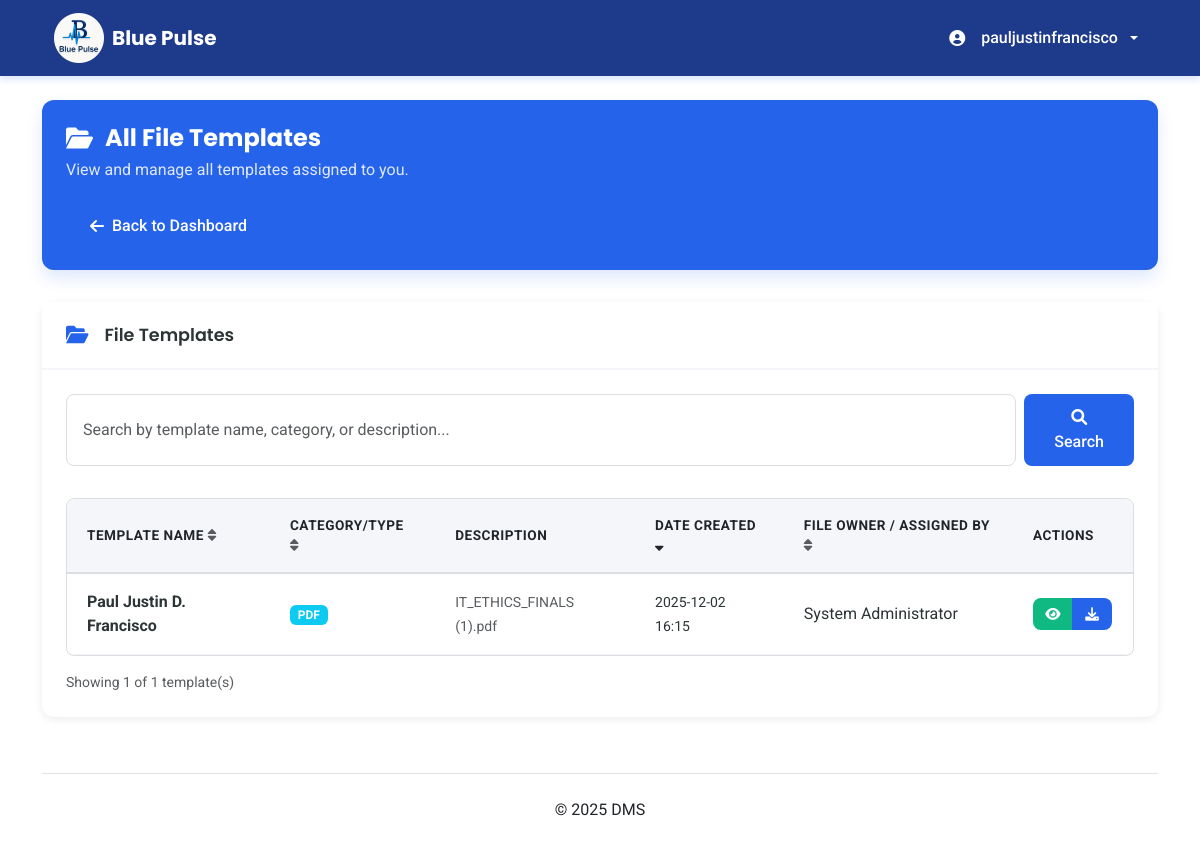
The page /view_all_templates.php (signed in) on the database its author committed.
### tables this page shows
CREATE TABLE `files` (
  `id` int(11) NOT NULL,
  `name` varchar(255) NOT NULL,
  `original_filename` varchar(255) NOT NULL,
  `mime_type` varchar(100) NOT NULL,
  `size` bigint(20) NOT NULL,
  `file_path` varchar(500) NOT NULL,
  `uploader_id` int(11) NOT NULL,
  `upload_date` timestamp NOT NULL DEFAULT current_timestamp()
);

CREATE TABLE `users` (
  `id` int(11) NOT NULL,
  `name` varchar(100) NOT NULL,
  `email` varchar(100) NOT NULL,
  `username` varchar(100) DEFAULT NULL,
  `password` varchar(255) NOT NULL,
  `password_hash` varchar(255) DEFAULT NULL,
  `role` enum('admin','doctor','patient') NOT NULL DEFAULT 'patient',
  `user_type_id` int(11) DEFAULT NULL,
  `force_password_change` tinyint(1) NOT NULL DEFAULT 0,
  `created_by` int(11) DEFAULT NULL,
  `created_at` timestamp NOT NULL DEFAULT current_timestamp(),
  `updated_at` timestamp NOT NULL DEFAULT current_timestamp() ON UPDATE current_timestamp()
);

### view_all_templates.php (the view, shortened to what this page needs)
<?php
require_once __DIR__ . '/includes/db_connect.php';
$userId = (int)$_SESSION['user_id'];
$userName = $_SESSION['user_name'] ?? '';
$userTypeId = (int)($_SESSION['user_type_id'] ?? 0);
$perPage = 10;
$page = isset($_GET['page']) ? max(1, (int)$_GET['page']) : 1;
$offset = ($page - 1) * $perPage;
$search = isset($_GET['search']) ? trim($_GET['search']) : '';
$sortColumn = isset($_GET['sort']) ? $_GET['sort'] : 'upload_date';
$sortOrder = isset($_GET['order']) && strtoupper($_GET['order']) === 'ASC' ? 'ASC' : 'DESC';
$sortOrder = strtoupper($sortOrder) === 'ASC' ? 'ASC' : 'DESC';
function fetchPermittedTemplates(PDO $pdo, int $userId, int $userTypeId, string $search = '', string $sortColumn = 'upload_date', string $sortOrder = 'DESC', int $offset = 0, int $perPage = 10): array {
    $sql = "
        SELECT f.id, f.name, f.original_filename, f.mime_type, f.size, f.upload_date,
               u.name AS uploader_name,
               COALESCE(MAX(CASE WHEN fp.can_download=1 THEN 1 ELSE 0 END),0) AS can_download
        FROM files f
        JOIN users ua ON ua.id = f.uploader_id AND ua.role = 'admin'
        JOIN file_permissions fp ON fp.file_id = f.id
        LEFT JOIN users u ON u.id = f.uploader_id
        WHERE (fp.user_type_id = :ut OR fp.user_id = :uid)
    ";
    $params = [':ut' => $userTypeId, ':uid' => $userId];
    $sql .= " GROUP BY f.id, f.name, f.original_filename, f.mime_type, f.size, f.upload_date, u.name";
    $sortColumnMap = [
        'name' => 'f.name',
        'mime_type' => 'f.mime_type',
        'upload_date' => 'f.upload_date',
        'uploader_name' => 'u.name'
    ];
    $actualSortColumn = $sortColumnMap[$sortColumn] ?? 'f.upload_date';
    $sql .= " ORDER BY " . $actualSortColumn . " " . $sortOrder;
    $countSql = "
        SELECT COUNT(DISTINCT f.id) as total
        FROM files f
        JOIN users ua ON ua.id = f.uploader_id AND ua.role = 'admin'
        JOIN file_permissions fp ON fp.file_id = f.id
        WHERE (fp.user_type_id = :ut OR fp.user_id = :uid)
    ";
    $countStmt = $pdo->prepare($countSql);
    $countStmt->execute($params);
    $totalCount = (int)$countStmt->fetch()['total'];
    $sql .= " LIMIT :limit OFFSET :offset";
    $stmt = $pdo->prepare($sql);
    foreach ($params as $key => $value) {
        $stmt->bindValue($key, $value);
    }
    $stmt->bindValue(':limit', $perPage, PDO::PARAM_INT);
    $stmt->bindValue(':offset', $offset, PDO::PARAM_INT);
    $stmt->execute();
    $templates = $stmt->fetchAll();
    return [
        'templates' => $templates,
        'total' => $totalCount
    ];
}
$result = ['templates' => [], 'total' => 0];
try {
    $result = fetchPermittedTemplates($pdo, $userId, $userTypeId, $search, $sortColumn, $sortOrder, $offset, $perPage);
} catch (Exception $e) {
    error_log("Error fetching templates: " . $e->getMessage());
}
$templates = $result['templates'];
$totalCount = $result['total'];
function getFileCategory($mimeType) {
    if (strpos($mimeType, 'pdf') !== false) return 'PDF';
    return ucfirst(explode('/', $mimeType)[1] ?? 'Document');
}
function getSortUrl($column, $currentColumn, $currentOrder) {
    $params = $_GET;
    $params['sort'] = $column;
    $params['order'] = ($currentColumn === $column && $currentOrder === 'DESC') ? 'ASC' : 'DESC';
    return '?' . http_build_query($params);
}
function getSortIcon($column, $currentColumn, $currentOrder) {
    if ($currentColumn !== $column) {
        return '<i class="fas fa-sort text-muted"></i>';
    }
    return $currentOrder === 'ASC' ? '<i class="fas fa-sort-up"></i>' : '<i class="fas fa-sort-down"></i>';
}
?>
<!DOCTYPE html>
<html lang="en">
<head>
<link href="https://cdn.jsdelivr.net/npm/bootstrap@5.3.0/dist/css/bootstrap.min.css" rel="stylesheet">
<link href="https://cdnjs.cloudflare.com/ajax/libs/font-awesome/6.0.0/css/all.min.css" rel="stylesheet">
<link rel="stylesheet" href="assets/css/root_colors_fonts.css">
</head>
<body>
<nav class="navbar navbar-expand-lg navbar-head">
    <div class="container px-4">
        <a class="navbar-brand" href="dashboard.php"><img src="hospitallogo.png" style="width:50px; height: 50px"> Blue Pulse</a>
        <div class="navbar-nav ms-auto">
            <div class="nav-item dropdown">
                <a class="nav-link dropdown-toggle" style="color: white;" href="#" role="button" data-bs-toggle="dropdown">
                    <i class="fas fa-user-circle me-2"></i><?php echo htmlspecialchars($userName); ?>
                </a>
            </div>
        </div>
    </div>
</nav>
<div class="container mt-4">
    <div class="row">
        <div class="col-12">
            <div class="welcome-card">
                <div class="card-body p-4">
                    <h2><i class="fas fa-folder-open"></i>All File Templates</h2>
                    <p class="mb-0">View and manage all templates assigned to you.</p>
                    <a href="dashboard.php" class="btn-back mt-4"><i class="fas fa-arrow-left"></i> Back to Dashboard</a>
                </div>
            </div>
        </div>
    </div>
    <div class="row">
        <div class="col-12">
            <div class="card">
                <div class="card-header">
                    <i class="fas fa-folder-open me-2"></i>File Templates
                </div>
                <div class="card-body">
                    <div class="search-box">
                        <form method="GET" action="" class="d-flex gap-2">
                            <input type="text"
                                   class="form-control"
                                   name="search"
                                   placeholder="Search by template name, category, or description..."
                                   value="<?php echo htmlspecialchars($search); ?>">
                            <button type="submit" class="btn btn-primary">
                                <i class="fas fa-search"></i> Search
                            </button>
                        </form>
                    </div>
                    <?php if (empty($templates)): ?>
                        <div class="text-center text-muted py-5">
                            <i class="fas fa-folder-open fa-3x mb-3"></i>
                            <p>No templates found.</p>
                            <?php if (!empty($search)): ?>
                                <p class="small">Try adjusting your search criteria.</p>
                            <?php else: ?>
                                <p class="small">No templates have been assigned to you yet.</p>
                            <?php endif; ?>
                        </div>
                    <?php else: ?>
                        <div class="fixed-table">
                            <table class="table table-sm align-middle">
                                <thead>
                                    <tr>
                                        <th onclick="window.location.href='<?php echo getSortUrl('name', $sortColumn, $sortOrder); ?>'">
                                            Template Name <?php echo getSortIcon('name', $sortColumn, $sortOrder); ?>
                                        </th>
                                        <th onclick="window.location.href='<?php echo getSortUrl('mime_type', $sortColumn, $sortOrder); ?>'">
                                            Category/Type <?php echo getSortIcon('mime_type', $sortColumn, $sortOrder); ?>
                                        </th>
                                        <th>Description</th>
                                        <th onclick="window.location.href='<?php echo getSortUrl('upload_date', $sortColumn, $sortOrder); ?>'">
                                            Date Created <?php echo getSortIcon('upload_date', $sortColumn, $sortOrder); ?>
                                        </th>
                                        <th onclick="window.location.href='<?php echo getSortUrl('uploader_name', $sortColumn, $sortOrder); ?>'">
                                            File Owner / Assigned By <?php echo getSortIcon('uploader_name', $sortColumn, $sortOrder); ?>
                                        </th>
                                        <th style="width:120px">Actions</th>
                                    </tr>
                                </thead>
                                <tbody>
                                    <?php foreach ($templates as $t): ?>
                                    <tr>
                                        <td><strong><?php echo htmlspecialchars($t['name']); ?></strong></td>
                                        <td>
                                            <span class="badge bg-info">
                                                <?php echo htmlspecialchars(getFileCategory($t['mime_type'])); ?>
                                            </span>
                                        </td>
                                        <td>
                                            <small class="text-muted">
                                                <?php echo htmlspecialchars($t['original_filename']); ?>
                                            </small>
                                        </td>
                                        <td>
                                            <small><?php echo htmlspecialchars(date('Y-m-d H:i', strtotime($t['upload_date']))); ?></small>
                                        </td>
                                        <td><?php echo htmlspecialchars($t['uploader_name'] ?? 'Unknown'); ?></td>
                                        <td>
                                            <div class="btn-group">
                                                <a class="btn btn-sm btn-success"
                                                   target="_blank"
                                                   href="api/files.php?id=<?php echo (int)$t['id']; ?>"
                                                   title="View">
                                                    <i class="fas fa-eye"></i>
                                                </a>
                                                <?php if ((int)$t['can_download'] === 1): ?>
                                                <a class="btn btn-sm btn-primary"
                                                   href="api/files.php?id=<?php echo (int)$t['id']; ?>&download=1"
                                                   title="Download">
                                                    <i class="fas fa-download"></i>
                                                </a>
                                                <?php endif; ?>
                                            </div>
                                        </td>
                                    </tr>
                                    <?php endforeach; ?>
                                </tbody>
                            </table>
                        </div>
                        <div class="mt-3 text-muted small">
                            Showing <?php echo count($templates); ?> of <?php echo $totalCount; ?> template(s)
                        </div>
                    <?php endif; ?>
                </div>
            </div>
        </div>
    </div>
    <div class="row mt-4">
        <div class="col-12">
            <footer class="text-center py-4 border-top">&copy; <?php echo date('Y'); ?> DMS</footer>
        </div>
    </div>
</div>
</body>
</html>

### view_all_templates.php (style rules this page uses)
body { background-color: var(--white); font-family: var(--font-body); }
.navbar-head { background-color: var(--deep-navy); box-shadow: 0 4px 6px var(--shadow-light); padding: 0.5rem 1rem; }
.navbar-brand { font-family: var(--font-headings); font-weight: 700; color: var(--white) !important; font-size: 1.25rem; display: flex; align-items: center; gap: 0.5rem; }
.welcome-card { background: var(--trust-blue); color: var(--white); border-radius: 12px; box-shadow: 0 8px 16px var(--shadow-light); margin-bottom: 2rem; display: flex; flex-direction: column; }
.welcome-card h2 { font-family: var(--font-headings); font-weight: 700; font-size: 1.5rem; margin-bottom: 0.3rem; display: flex; align-items: center; gap: 0.75rem; }
.welcome-card h2 i { font-size: 1.5rem; }
.welcome-card p { font-weight: 400; font-size: 1rem; opacity: 0.85; margin: 0; }
.card { border: none; border-radius: 12px; box-shadow: 0 2px 8px rgba(0,0,0,0.08); transition: box-shadow 0.3s ease; margin-bottom: 2rem; }
.card-header { font-family: var(--font-headings); font-weight: 600; font-size: 1.1rem; padding: 1.25rem 1.5rem; margin-bottom: 0; display: flex; align-items: center; gap: 0.5rem; color: var(--dark-gray); background-color: var(--white); border-bottom: 2px solid var(--light-gray); }
.card-body { padding: 1.5rem; }
.card-header i { font-size: 1.25rem; color: var(--trust-blue); }
.dropdown-toggle { background-color: var(--deep-navy); border-radius: 6px; height: 40px; border: none; padding: 0 1rem; display: flex; align-items: center; gap: 0.5rem; font-weight: 500; }
.btn-success { background: var(--green-teal); border: none; border-radius: 0px 12px 12px 0px; font-weight: 400; color: white; }
.btn-primary { background: var(--trust-blue); border: none; border-radius: 6px; font-weight: 400; color: white; }
.btn-group { height: 40px; align-items: center; }
.btn-group .btn-sm { font-size: 0.85rem; padding: 0.35rem 0.50rem; border-radius: 0; min-width: 40px; }
.btn-group > .btn:first-child { border-radius: 8px 0 0 8px; }
.btn-group > .btn:last-child { border-radius: 0 8px 8px 0; }
.btn-back { background-color:var(--trust-blue); border:none;border-radius:6px; padding:0.5rem 1.5rem; font-weight:500;color:white; text-decoration:none; display:inline-flex; align-items:center; gap:0.5rem; }
.table { border-radius: 8px; overflow: hidden; background: white; box-shadow: 0 2px 8px rgba(0, 0, 0, 0.06); margin-bottom: 0; }
.table thead { background-color: var(--light-gray); color: var(--dark-gray); font-weight: 600; font-family: var(--font-body); }
.table th { border: none; padding: 1rem 1.25rem; vertical-align: middle; cursor: pointer; user-select: none; border-bottom: 2px solid var(--light-gray-2); font-size: 0.85rem; text-transform: uppercase; letter-spacing: 0.5px; }
.table td { border: none; padding: 1rem 1.25rem; vertical-align: middle; color: var(--dark-gray); border-bottom: 1px solid var(--light-gray); }
.fixed-table { max-height: 550px; overflow-y: auto; overflow-x: auto; border-radius: 8px; border: 1px solid var(--light-gray-2); }
.fixed-table table { margin: 0; width: 100%; }
.fixed-table thead th { position: sticky; top: 0; background: var(--light-gray); z-index: 5; box-shadow: 0 2px 4px rgba(0,0,0,0.05); }
.search-box { margin-bottom: 2rem; }
.search-box .form-control { border-radius: 8px; border: 1px solid var(--light-gray-2); padding: 0.75rem 1rem; transition: all 0.2s ease; }
.search-box .btn { border-radius: 8px; padding: 0.75rem 1.5rem; font-weight: 500; }

### rows shown on the page
files: name "Paul Justin D. Francisco", mime_type "PDF", original_filename "IT_ETHICS_FINALS (1).pdf", upload_date "2025-12-02 16:15", uploader.name "System Administrator"

### other values the page prints
$userName "pauljustinfrancisco"
count($templates) "1"
$totalCount "1"
